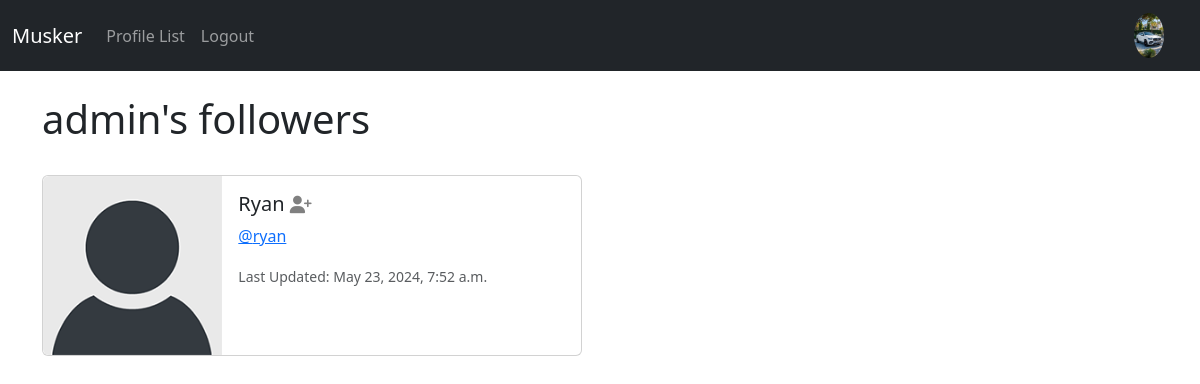
/profile/followers/1 (signed in), run on an earlier commit of the app's database.
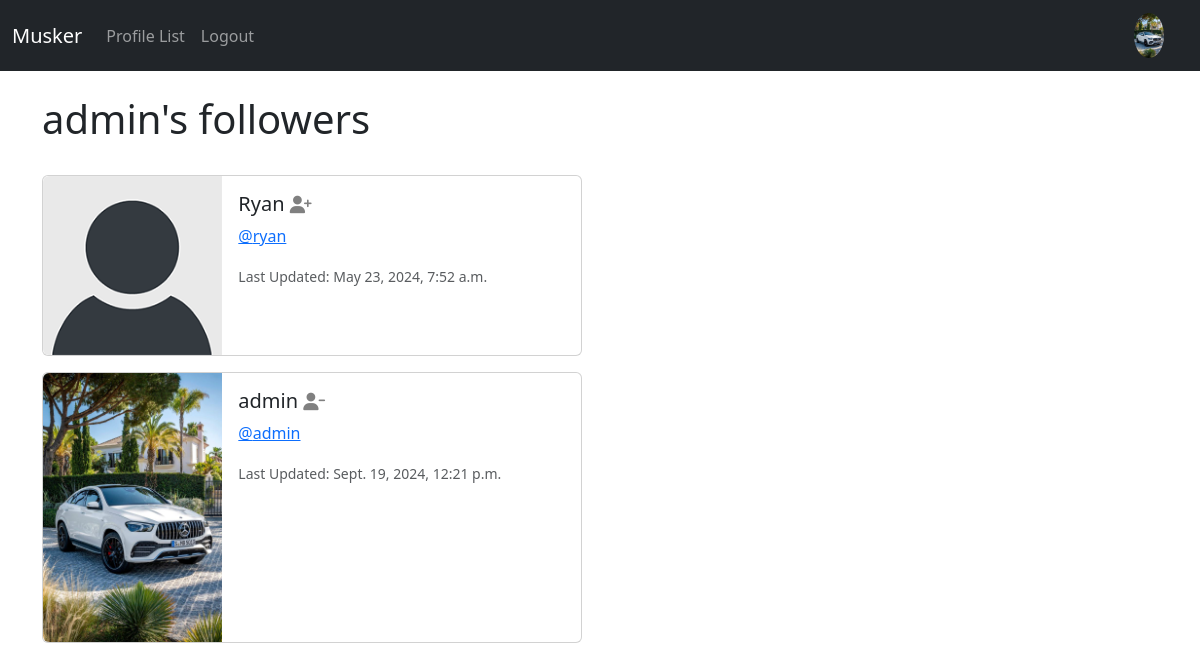
And on a later commit of the database.
### musker/models.py (models this page shows, shortened)
class Profile(models.Model):
    user = models.OneToOneField(User, on_delete=models.CASCADE)
    follows = models.ManyToManyField("self", related_name="followed_by", symmetrical=False, blank=True)
    date_modified = models.DateTimeField(User, auto_now=True)
    profile_image = models.ImageField(null=True, blank=True, upload_to="images/")
    profile_bio = models.CharField(null=True, blank=True, max_length=500)
    homepage_link = models.CharField(null=True, blank=True, max_length=100)
    facebook_link = models.CharField(null=True, blank=True, max_length=100)
    instagram_link = models.CharField(null=True, blank=True, max_length=100)
    linkedin_link = models.CharField(null=True, blank=True, max_length=100)

### musker/views.py (the view)
# urls.py: path('profile/followers/<int:pk>', views.followers, name='followers'),
def followers(request,pk):
    if request.user.is_authenticated:
        if request.user.id == pk:
            profiles = Profile.objects.get(user_id=pk)
            return render(request, 'followers.html', {"profiles":profiles})
        else:
            messages.success(request,("That's Not Your Profile Page..."))
            return redirect('home')
    else:
        messages.success(request, "You Must Be Logged In....")
        return redirect('home')

### musker/templates/followers.html
{% extends 'base.html' %}
{% load static %}
{% block content %}
    <h1>{{ request.user.username }}'s followers</h1>
    <br>
    {% if profiles %}
        {% for profile in profiles.followed_by.all|slice:3 %}
        <div class="card mb-3" style="max-width: 540px;">
            <div class="row g-0">
              <div class="col-md-4">
                {% if profile.profile_image %}
                <img src="{{ profile.profile_image.url }}" width="200 height=200" class="img-fluid rounded-start" alt="{{ profile.user.username }}">
                {% else %}
                <img src="{% static 'images/default_profile_pic.png' %}" class="img-fluid rounded-start" alt="Profile Image">
                {% endif %}
              </div>
              <div class="col-md-8">
                <div class="card-body">
                  <h5 class="card-title">{{ profile.user.username }}
                    {% if profile in profiles.follows.all %}
                    <a href="{% url 'follow' profile.user.id %}"><i class="fa fa-user-minus small" style="color: gray;"></i></a>
                    {% else %}
                    <a href="{% url 'follow' profile.user.id %}"><i class="fa fa-user-plus small" style="color: gray;"></i></a>
                    {% endif %}
                  </h5>
                  <p class="card-text"><a href="{% url 'profile' profile.user.id %}">@{{ profile.user.username|lower }}</a></p>
                  <p class="card-text"><small class="text-body-secondary">Last Updated: {{ profile.date_modified }}</small></p>
                </div>
              </div>
            </div>
          </div>
        {% endfor %}
    {% endif %}
{% endblock %}

What changed in the data, as far as the page shows it:
now on this page (row edited): Profile: profile_image (picture), user.username "admin", date_modified "Sept. 19, 2024, 12:21 p.m."
